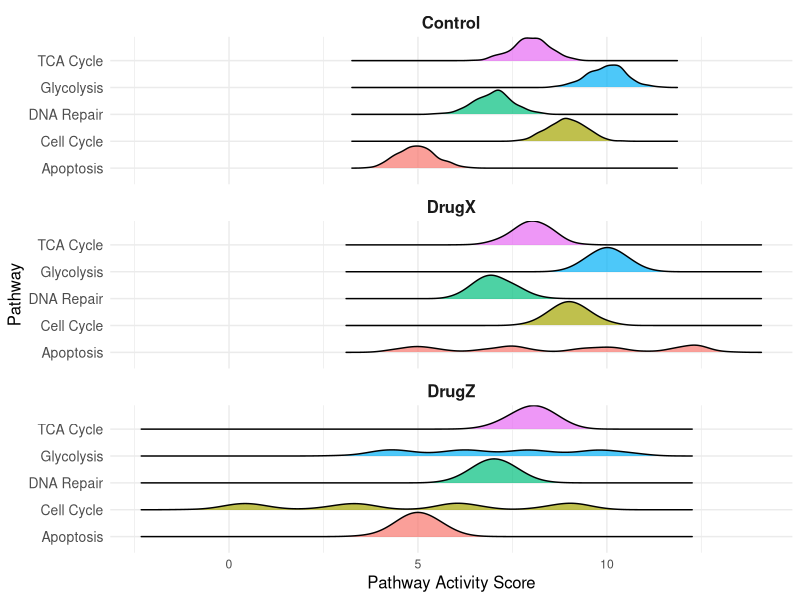
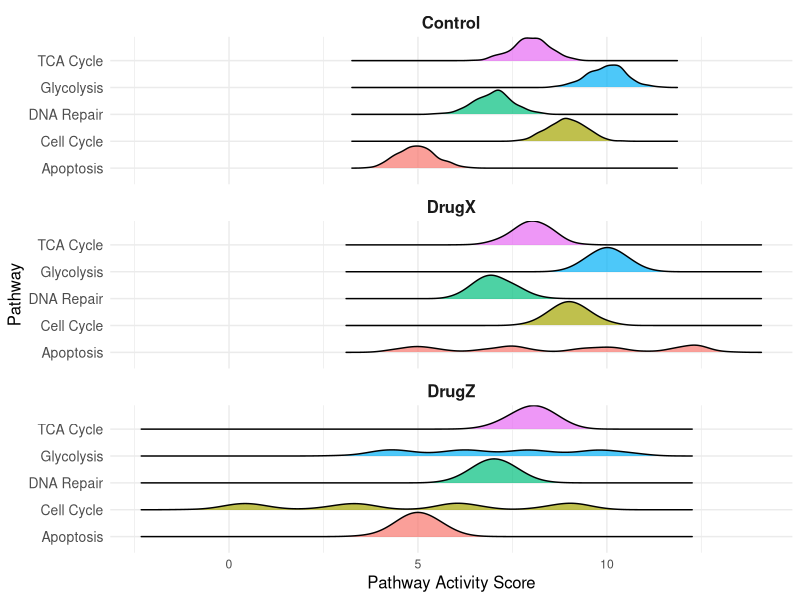

The R source for these figures, in order:
library(tidyverse)
library(ggridges)

data <- read.csv("creative_viz_data.csv")

final_plot <- ggplot(data, aes(x = pathway_activity_score, y = pathway, fill = pathway)) +
  geom_density_ridges(alpha = 0.7, scale = 0.9) +
  facet_wrap(~treatment, ncol = 1) +
  theme_minimal() +
  labs(x = "Pathway Activity Score", y = "Pathway") +
  theme(legend.position = "none",
        strip.text = element_text(size = 12, face = "bold"),
        axis.text.y = element_text(size = 10),
        axis.title = element_text(size = 12))

ggsave("__OUTPUT_PNG_FILE__", plot = final_plot, width = 8, height = 6, dpi = 300)
ggsave("__OUTPUT_PDF_FILE__", plot = final_plot, width = 8, height = 6)